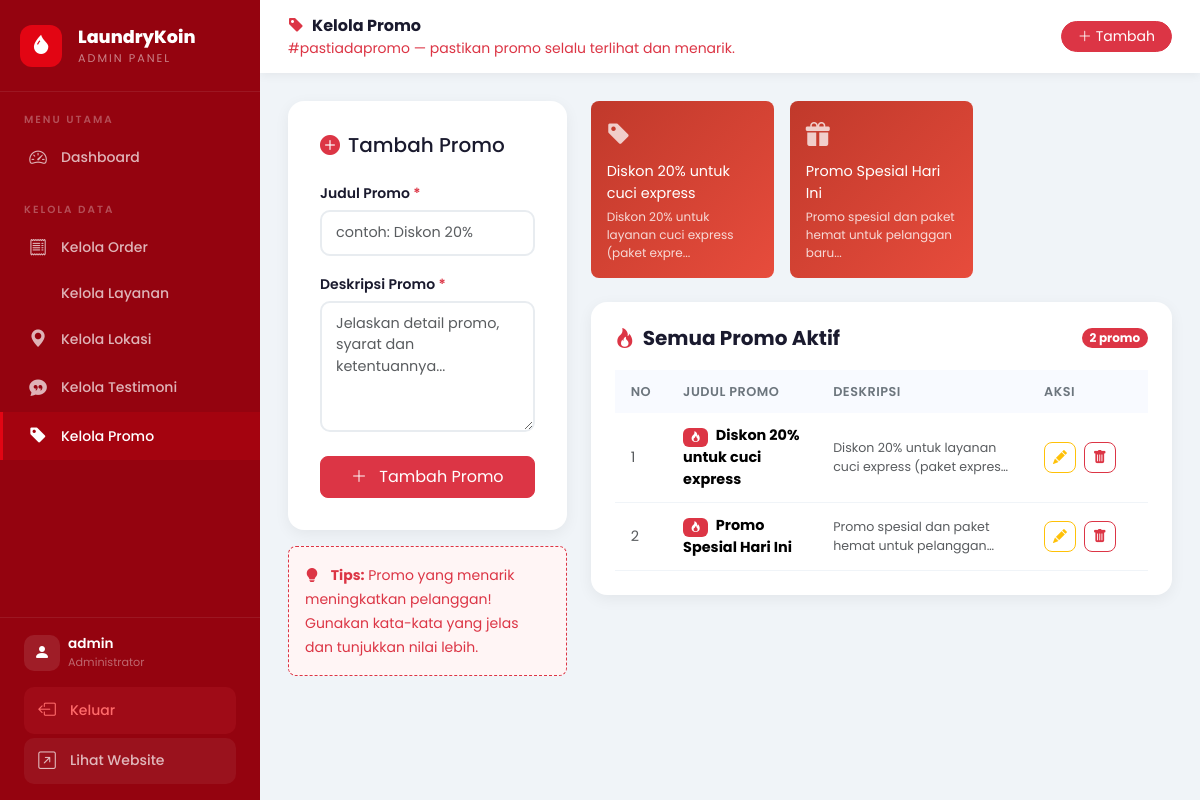
The app's page /admin/promo.php (signed in) with its own data.
### tables this page shows
CREATE TABLE `promo` (
  `id` INT UNSIGNED NOT NULL AUTO_INCREMENT,
  `judul_promo` VARCHAR(255) NOT NULL,
  `deskripsi` TEXT NOT NULL,
  PRIMARY KEY (`id`)
);

### includes/koneksi.php (called while the page is built, shortened)
<?php
function query(mysqli $koneksi, string $sql)
{
    return mysqli_query($koneksi, $sql);
}

### admin/promo.php (the view, shortened to what this page needs)
<?php
require_once __DIR__ . '/../includes/koneksi.php';
$action   = $_GET['action'] ?? 'list';
$edit_data = null;
$all_promo = query($koneksi, "SELECT * FROM promo ORDER BY id ASC");
?>
<!DOCTYPE html>
<html lang="id">
<head>
    <link rel="stylesheet" href="https://cdn.jsdelivr.net/npm/bootstrap@5.3.2/dist/css/bootstrap.min.css">
    <link rel="stylesheet" href="https://cdn.jsdelivr.net/npm/bootstrap-icons@1.11.3/font/bootstrap-icons.min.css">
    <link rel="stylesheet" href="../assets/css/admin.css">
</head>
<body>
<?php include 'includes/sidebar.php'; ?>
<div class="main-wrapper">
    <div class="admin-topbar">
        <div class="d-flex align-items-center gap-3">
            <div>
                <div class="topbar-title">
                    <i class="bi bi-tag-fill me-2 text-danger"></i>Kelola Promo
                </div>
                <div class="small text-danger">#pastiadapromo — pastikan promo selalu terlihat dan menarik.</div>
            </div>
        </div>
        <div class="topbar-right">
            <a href="promo.php?action=tambah" class="btn btn-danger btn-sm rounded-pill px-3">
                <i class="bi bi-plus-lg me-1"></i>Tambah
            </a>
        </div>
    </div>
    <div class="content-area">
        <div class="row g-4">
            <div class="col-lg-4">
                <div class="form-card">
                    <h5 class="fw-700 mb-4">
                        <?php if ($action === 'edit' && $edit_data): ?>
                        <i class="bi bi-pencil-fill text-warning me-2"></i>Edit Promo
                        <?php else: ?>
                        <i class="bi bi-plus-circle-fill text-danger me-2"></i>Tambah Promo
                        <?php endif; ?>
                    </h5>
                    <form method="POST" action="promo.php">
                        <div class="mb-3">
                            <label class="form-label">Judul Promo <span class="text-danger">*</span></label>
                            <input type="text" name="judul_promo" class="form-control"
                                   placeholder="contoh: Diskon 20%"
                                   value="<?= htmlspecialchars($edit_data['judul_promo'] ?? '') ?>" required>
                        </div>
                        <div class="mb-4">
                            <label class="form-label">Deskripsi Promo <span class="text-danger">*</span></label>
                            <textarea name="deskripsi" class="form-control" rows="5"
                                      placeholder="Jelaskan detail promo, syarat dan ketentuannya..." required><?= htmlspecialchars($edit_data['deskripsi'] ?? '') ?></textarea>
                        </div>
                        <div class="d-grid gap-2">
                            <button type="submit" class="btn btn-danger rounded-3 py-2 fw-700">
                                <i class="bi bi-<?= $action === 'edit' ? 'save' : 'plus-lg' ?> me-2"></i>
                                <?= $action === 'edit' ? 'Simpan Perubahan' : 'Tambah Promo' ?>
                            </button>
                        </div>
                    </form>
                </div>
                <div class="mt-3 p-3 rounded-3" style="background:#fff5f5;border:1px dashed #dc3545">
                    <small class="text-danger">
                        <i class="bi bi-lightbulb-fill me-2"></i>
                        <strong>Tips:</strong> Promo yang menarik meningkatkan pelanggan! Gunakan kata-kata yang jelas dan tunjukkan nilai lebih.
                    </small>
                </div>
            </div>
            <div class="col-lg-8">
                <?php
                $result_preview = query($koneksi, "SELECT * FROM promo ORDER BY id ASC LIMIT 3");
                if ($result_preview && mysqli_num_rows($result_preview) > 0):
                ?>
                <div class="row g-3 mb-4">
                    <?php
                    $promo_icons = ['bi-tag-fill', 'bi-gift-fill', 'bi-wallet2'];
                    $pi = 0;
                    while ($p = mysqli_fetch_assoc($result_preview)):
                        $picon = $promo_icons[$pi % count($promo_icons)]; $pi++;
                    ?>
                    <div class="col-md-4">
                        <div class="p-3 rounded-3 text-white" style="background:linear-gradient(135deg,#c0392b,#e74c3c)">
                            <i class="bi <?= $picon ?> fs-4 mb-2 d-block opacity-75"></i>
                            <div class="fw-700 mb-1" style="font-size:0.9rem"><?= htmlspecialchars($p['judul_promo']) ?></div>
                            <div style="font-size:0.75rem;opacity:0.8"><?= htmlspecialchars(substr($p['deskripsi'], 0, 50)) ?>...</div>
                        </div>
                    </div>
                    <?php endwhile; ?>
                </div>
                <?php endif; ?>
                <div class="data-table-wrap">
                    <div class="table-header">
                        <h5><i class="bi bi-fire me-2 text-danger"></i>Semua Promo Aktif</h5>
                        <span class="badge bg-danger rounded-pill">
                            <?= $all_promo ? mysqli_num_rows($all_promo) : 0 ?> promo
                        </span>
                    </div>
                    <div class="table-responsive">
                        <table class="table table-hover mb-0">
                            <thead>
                                <tr>
                                    <th>No</th>
                                    <th>Judul Promo</th>
                                    <th>Deskripsi</th>
                                    <th width="120">Aksi</th>
                                </tr>
                            </thead>
                            <tbody>
                                <?php
                                if ($all_promo && mysqli_num_rows($all_promo) > 0):
                                    $no = 1;
                                    while ($row = mysqli_fetch_assoc($all_promo)):
                                ?>
                                <tr>
                                    <td class="text-muted"><?= $no++ ?></td>
                                    <td>
                                        <span class="badge bg-danger me-1"><i class="bi bi-fire"></i></span>
                                        <strong><?= htmlspecialchars($row['judul_promo']) ?></strong>
                                    </td>
                                    <td>
                                        <small class="text-muted" style="display:-webkit-box;-webkit-line-clamp:2;-webkit-box-orient:vertical;overflow:hidden">
                                            <?= htmlspecialchars($row['deskripsi']) ?>
                                        </small>
                                    </td>
                                    <td>
                                        <a href="promo.php?action=edit&id=<?= $row['id'] ?>"
                                           class="btn btn-sm btn-outline-warning me-1" style="border-radius:8px">
                                            <i class="bi bi-pencil-fill"></i>
                                        </a>
                                        <a href="promo.php?action=hapus&id=<?= $row['id'] ?>"
                                           class="btn btn-sm btn-outline-danger" style="border-radius:8px"
                                           onclick="return confirm('Hapus promo \'<?= htmlspecialchars($row['judul_promo']) ?>\'?')">
                                            <i class="bi bi-trash-fill"></i>
                                        </a>
                                    </td>
                                </tr>
                                <?php endwhile; endif; ?>
                            </tbody>
                        </table>
                    </div>
                </div>
            </div>
        </div>
    </div>
</div>
</body>
</html>

### assets/css/admin.css (style rules this page uses)
:root { --sidebar-width: 260px; --brand-red: #e20513; --brand-red-dark: #b1000f; --brand-yellow: #ffd500; --brand-light: #ffffff; --sidebar-bg: #94030f; --sidebar-hover: rgba(255,213,0,0.12); --sidebar-active: rgba(226,5,19,0.20); --bs-primary: #e20513; }
* { box-sizing: border-box; margin: 0; padding: 0; }
body { font-family: 'Poppins', sans-serif; background: #f0f4f8; color: #1a1a2e; display: flex; min-height: 100vh; }
.main-wrapper { margin-left: var(--sidebar-width); flex: 1; display: flex; flex-direction: column; min-height: 100vh; }
.admin-topbar { background: white; padding: 14px 28px; display: flex; align-items: center; justify-content: space-between; box-shadow: 0 2px 10px rgba(0,0,0,0.06); position: sticky; top: 0; z-index: 999; }
.topbar-title { font-size: 1rem; font-weight: 700; color: #1a1a2e; }
.topbar-right { display: flex; align-items: center; gap: 12px; }
.content-area { padding: 28px; flex: 1; }
.data-table-wrap { background: white; border-radius: 16px; padding: 24px; box-shadow: 0 4px 15px rgba(0,0,0,0.06); }
.table-header { display: flex; align-items: center; justify-content: space-between; margin-bottom: 20px; flex-wrap: wrap; gap: 12px; }
.table-header h5 { font-weight: 700; color: #1a1a2e; margin: 0; }
.table thead th { background: #f8faff; font-size: 0.8rem; font-weight: 600; color: #6c757d; text-transform: uppercase; letter-spacing: 0.5px; border: none; padding: 12px 16px; }
.table tbody td { padding: 12px 16px; vertical-align: middle; border-color: #f0f4f8; font-size: 0.9rem; }
.form-card { background: white; border-radius: 16px; padding: 32px; box-shadow: 0 4px 15px rgba(0,0,0,0.06); }
.form-label { font-weight: 600; font-size: 0.875rem; color: #1a1a2e; margin-bottom: 6px; }
.form-control, .form-select { border-radius: 10px; border: 2px solid #e8ecf0; padding: 10px 14px; font-size: 0.9rem; transition: all 0.2s; }

### records on screen
promo: judul_promo "Diskon 20% untuk cuci express", deskripsi "Diskon 20% untuk layanan cuci express (paket expre", deskripsi "Diskon 20% untuk layanan cuci express (paket…"
promo: judul_promo "Promo Spesial Hari Ini", deskripsi "Promo spesial dan paket hemat untuk pelanggan baru", deskripsi "Promo spesial dan paket hemat untuk…"

### other values on screen
$_SESSION['admin_username'] "admin"
mysqli_num_rows($all_promo) "2"
